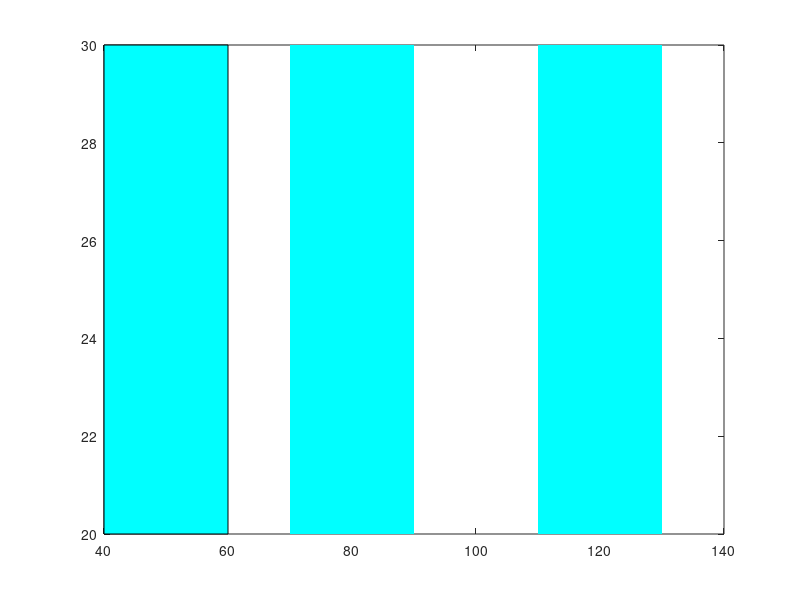

This figure's MATLAB source:
clc
x1= [40 60 60 40];
y1= [20 20 30 30];
fill(x1,y1,'c')
hold on

x2= [70 90 90 70];
y2= [20 20 30 30];
fill(x2,y2,'c','edgealpha',0)

x3= [110 130 130 110];
y3= [20 20 30 30];
fill(x3,y3,'c','edgealpha',0.1)
hold off